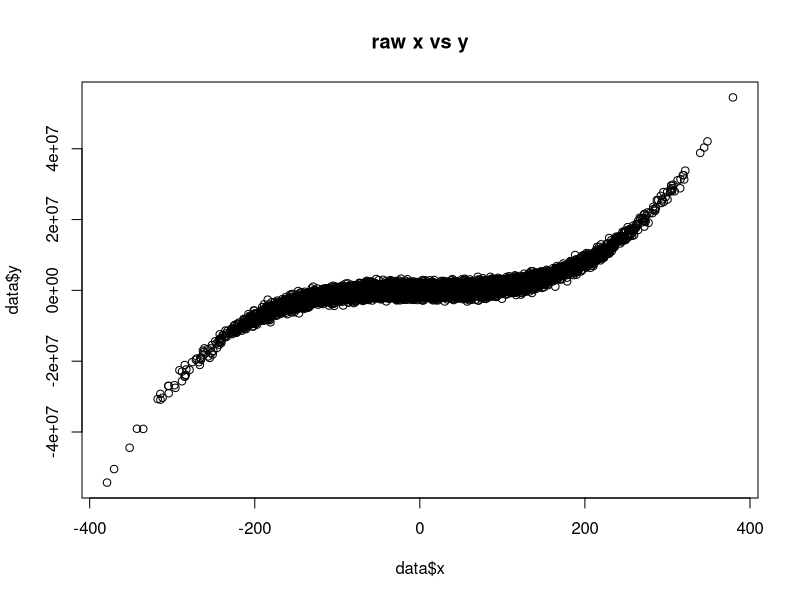

Write the R code that produced this figure. (Note: this script raises an error after producing the figure.)
# Group Assignment 3
#generating some random data
x <- rnorm(10000,10,100)
y <- x^3 + x^2 + x + rnorm(10000,0,1000000) #y is a polynomial function of x with some noise
data <- data.frame(x,y)
plot(data$x,data$y,main="raw x vs y") #checking the fit of x and y

#this fits a cubic polynomial model
nsplines <- 20 # put the number of splines here
width <- (max(data$x) - min(data$x)) / nsplines
min <- min(x)
#have to create an empty variable for the data
model <- rep(0,nsplines)

#fitting a cubic mondel for each slice
for(i in 1:nsplines){
  subdata <- subset(data, (data$x > (min+width*(i-1) && data$x < (min+width*i)))) # subset data
    #run model on subsetted data and assign it here
    model[i] <- lm(subdata$y~poly(subdata$x,3)) #polynomial model of degree 3
}


f <- function(x){
  for(j in 1:20){
  model[[j]][1] + model[[j]][2]*x +  model[[j]][3]*x^2 + model[[j]][4]*x^3
  }
}
